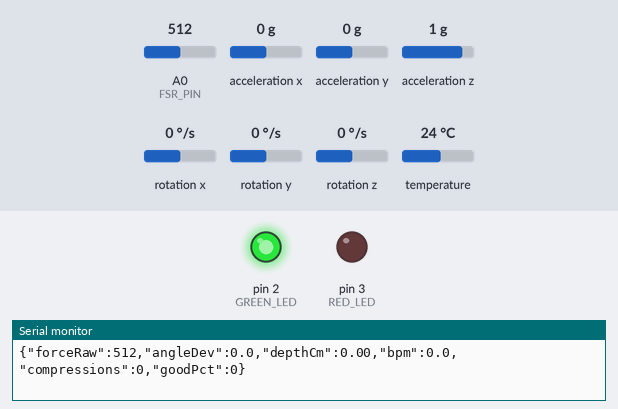
The sketch below on a simulated Arduino Uno, built with avr-gcc and run on an emulated ATmega328P. On the bench: output pins drawn as LEDs (lit = HIGH), the last lines printed to the serial monitor. Wiring (inferred from the names in the program): MPU-6050 motion sensor at I2C address 0x68. The inputs (shaded band) are chosen by the test bench; at power-on: acceleration y 0 g, A0 (FSR_PIN) = 512, acceleration z 1 g, acceleration x 0 g, rotation x 0 °/s, rotation y 0 °/s, rotation z 0 °/s, temperature 24 °C.

Above: at 4.4 s.
4.5 s: acceleration y set to -0.4 g
At 5.4 s:
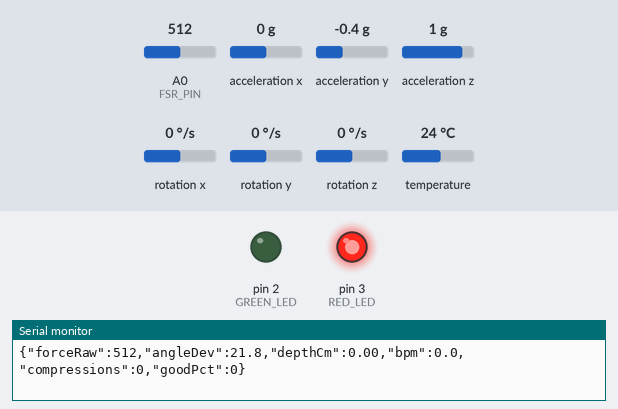
6.0 s: acceleration y set to 0 g
At 6.5 s:
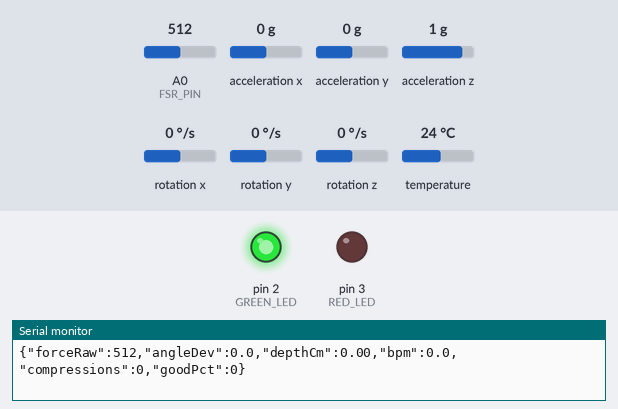
7.5 s: A0 (FSR_PIN) set to 108
10.5 s: A0 (FSR_PIN) set to 90
13.5 s: acceleration z set to 0.1 g
16.5 s: acceleration z set to -0.2 g
At 17.6 s:
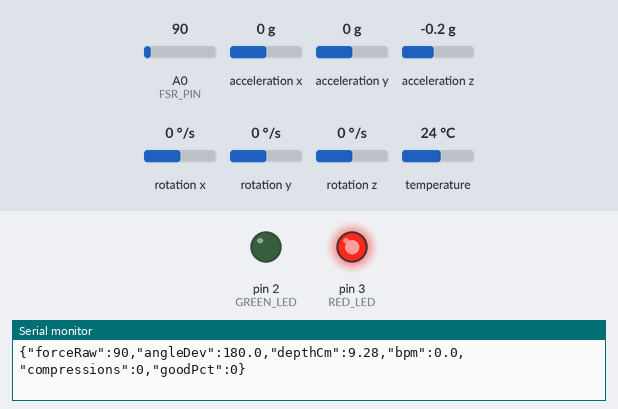
Timing chart, 0 to 19.0 s (numbered marks = the images above; inputs shaded):
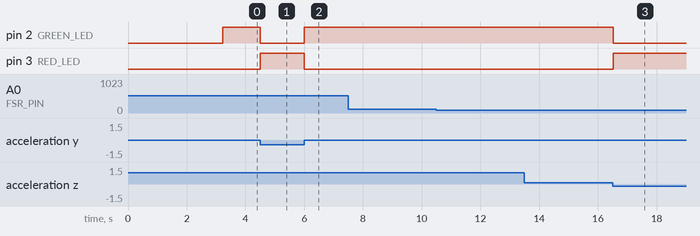

The sketch:

arduino_code.ino
```cpp
#include <Adafruit_MPU6050.h>
#include <Adafruit_Sensor.h>
#include <Wire.h>

Adafruit_MPU6050 mpu;

// =============================================================
//   CPR FEEDBACK GLOVES - JSON Serial Output
//   Right Glove: FSR (Force) raw output
//   Left Glove : MPU6050 (Wrist angle & Experimental Depth)
// =============================================================

const int FSR_PIN = A0;
const int GREEN_LED = 2;
const int RED_LED = 3;

// --- AHA STANDARDS ---
const float MAX_WRIST_TILT = 15.0;
const int MIN_BPM = 100;
const int MAX_BPM = 120;

// --- SENSOR BASELINES ---
float baselineAngleY = 0.0;
float baselineAccelZ = 0.0; // To subtract gravity

// --- DEPTH CALCULATION (EXPERIMENTAL) ---
float velocityZ = 0.0;
float positionZ = 0.0;
float maxDepthCycle = 0.0; // Tracks max depth per compression
unsigned long lastMpuTime = 0;

// --- SESSION TRACKING ---
unsigned long sessionStart = 0;
int totalCompressions = 0;
int goodCompressions = 0;

// --- INTERNAL STATE ---
bool inCompression = false;
unsigned long lastPressTime = 0;
float currentBPM = 0;
unsigned long compressionTimes[10];
int compressionIdx = 0;

unsigned long lastPrintTime = 0;
const int PRINT_INTERVAL_MS = 200;

void setup() {
  Serial.begin(9600);
  Wire.begin();

  pinMode(GREEN_LED, OUTPUT);
  pinMode(RED_LED, OUTPUT);

  Wire.beginTransmission(0x68);
  Wire.write(0x6B);
  Wire.write(0);
  Wire.endTransmission();
  delay(100);

  if (!mpu.begin(0x68)) {
    Serial.println("{\"error\":\"MPU6050 not found\"}");
  }

  mpu.setAccelerometerRange(
      MPU6050_RANGE_4_G); // Increased range for hard compressions
  mpu.setGyroRange(MPU6050_RANGE_250_DEG);
  mpu.setFilterBandwidth(MPU6050_BAND_21_HZ);

  // Calibrate baselines (hold flat and still)
  delay(2000);
  float angleSum = 0;
  float accelZSum = 0;
  for (int i = 0; i < 50; i++) {
    sensors_event_t a, g, temp;
    mpu.getEvent(&a, &g, &temp);
    angleSum += atan2(a.acceleration.y, a.acceleration.z) * 180.0 / PI;
    accelZSum += a.acceleration.z;
    delay(20);
  }
  baselineAngleY = angleSum / 50.0;
  baselineAccelZ = accelZSum / 50.0; // Expected to be ~9.8 m/s^2 if flat

  sessionStart = millis();
  lastMpuTime = micros();
  Serial.println("{\"status\":\"ready\"}");
}

float calculateBPM() {
  if (totalCompressions < 2)
    return 0;
  int n = min(totalCompressions, 10);
  int oldest = (compressionIdx - n + 10) % 10;
  int newest = (compressionIdx - 1 + 10) % 10;
  unsigned long elapsed = compressionTimes[newest] - compressionTimes[oldest];
  if (elapsed == 0)
    return 0;
  return (n - 1) / (elapsed / 60000.0);
}

void loop() {
  unsigned long nowMillis = millis();
  unsigned long nowMicros = micros();

  // Time delta in seconds for integration
  float dt = (nowMicros - lastMpuTime) / 1000000.0;
  lastMpuTime = nowMicros;

  // 1. Read FSR (Raw, no threshold)
  int forceValue = analogRead(FSR_PIN);

  // 2. Read MPU6050
  sensors_event_t a, g, temp;
  mpu.getEvent(&a, &g, &temp);

  // Angle check
  float angleY = atan2(a.acceleration.y, a.acceleration.z) * 180.0 / PI;
  float angleDev = abs(angleY - baselineAngleY);
  bool isAngleGood = (angleDev <= MAX_WRIST_TILT);

  // 3. Calculate Depth via Double Integration
  // Remove gravity baseline to get linear acceleration
  float linearAccelZ = a.acceleration.z - baselineAccelZ;

  // Integrate Accel -> Velocity -> Position (Depth)
  // We use a "leaky" factor (0.92) to constantly pull it back to zero to fight
  // drift
  velocityZ = (velocityZ + (linearAccelZ * dt)) * 0.92;
  positionZ = (positionZ + (velocityZ * dt)) * 0.92;

  // Convert position to cm and apply an experimental boost multiplier
  // since the rapid leaky integration heavily dampens the amplitude.
  float depthCm = positionZ * 100.0 * 8.0;
  if (abs(depthCm) > maxDepthCycle) {
    maxDepthCycle = abs(depthCm);
  }

  // 4. Detect Compressions using Velocity instead of FSR threshold
  // If moving down fast, we are compressing.
  if (!inCompression && velocityZ < -0.1) {
    inCompression = true;
    lastPressTime = nowMillis;
  }
  // If moving up, compression is released
  else if (inCompression && velocityZ > 0.05) {
    inCompression = false;
    totalCompressions++;
    compressionTimes[compressionIdx % 10] = lastPressTime;
    compressionIdx++;

    if (isAngleGood)
      goodCompressions++;
    currentBPM = calculateBPM();

    // Reset max depth tracker for the next cycle
    maxDepthCycle = 0.0;
  }

  // 5. LED feedback (Angle and Rate)
  bool isBpmGood = (currentBPM >= MIN_BPM && currentBPM <= MAX_BPM);
  if (isAngleGood && (totalCompressions < 2 || isBpmGood)) {
    digitalWrite(GREEN_LED, HIGH);
    digitalWrite(RED_LED, LOW);
  } else {
    digitalWrite(GREEN_LED, LOW);
    digitalWrite(RED_LED, HIGH);
  }

  // 6. JSON output
  if (nowMillis - lastPrintTime >= PRINT_INTERVAL_MS) {
    lastPrintTime = nowMillis;
    int goodPct = (totalCompressions > 0)
                      ? (goodCompressions * 100 / totalCompressions)
                      : 0;

    Serial.print("{");
    Serial.print("\"forceRaw\":");
    Serial.print(forceValue);
    Serial.print(",\"angleDev\":");
    Serial.print(angleDev, 1);
    Serial.print(",\"depthCm\":");
    Serial.print(abs(depthCm), 2);
    Serial.print(",\"bpm\":");
    Serial.print(currentBPM, 1);
    Serial.print(",\"compressions\":");
    Serial.print(totalCompressions);
    Serial.print(",\"goodPct\":");
    Serial.print(goodPct);
    Serial.println("}");
  }
}
```

Measured:
- the behaviour switches between -0.2 and -0.3 g on acceleration y (found by bisection; images 0 and 1)
- the behaviour switches between 0 and -0.1 g on acceleration z (found by bisection; images 2 and 3)
- after the input at 4.5 s, pin 2 (GREEN_LED): HIGH → LOW at once; pin 3 (RED_LED): LOW → HIGH at once
- after the input at 6.0 s, pin 2 (GREEN_LED): LOW → HIGH at once; pin 3 (RED_LED): HIGH → LOW at once
- after the input at 16.5 s, pin 2 (GREEN_LED): HIGH → LOW at once; pin 3 (RED_LED): LOW → HIGH at once
